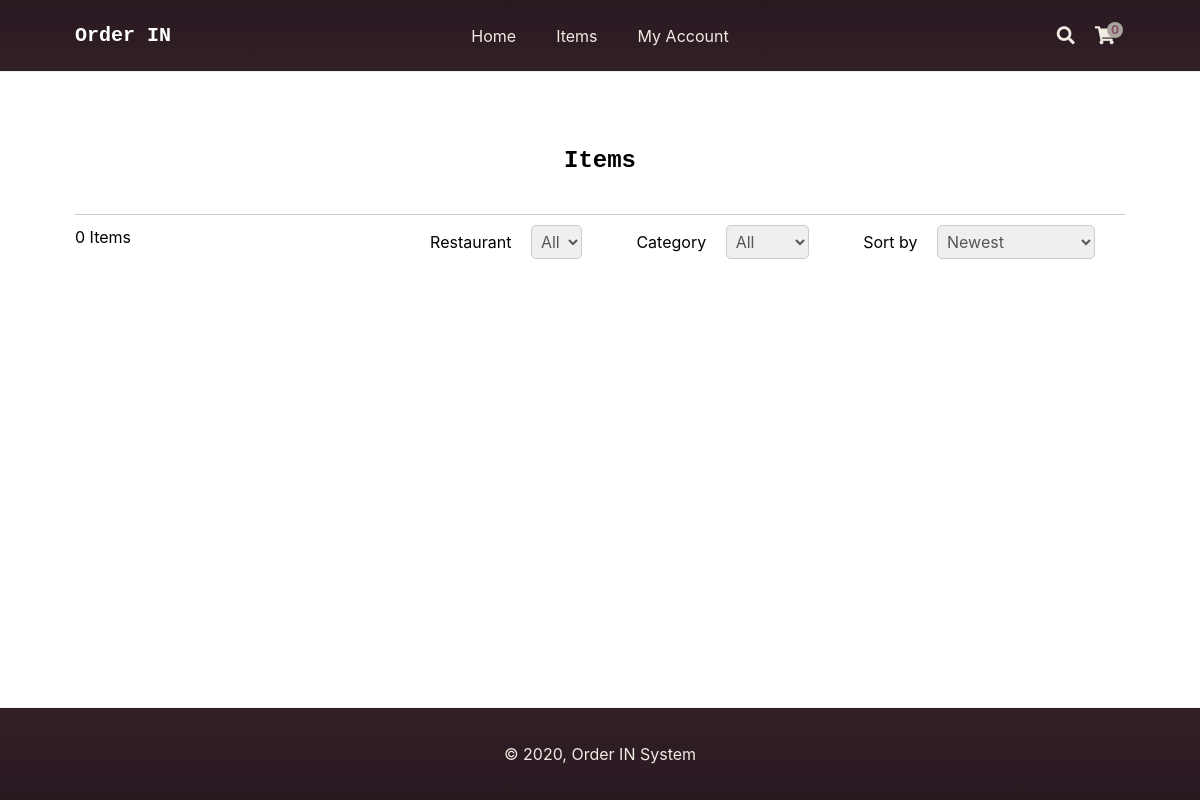
The page /index.php?page=items on the database as committed earlier.
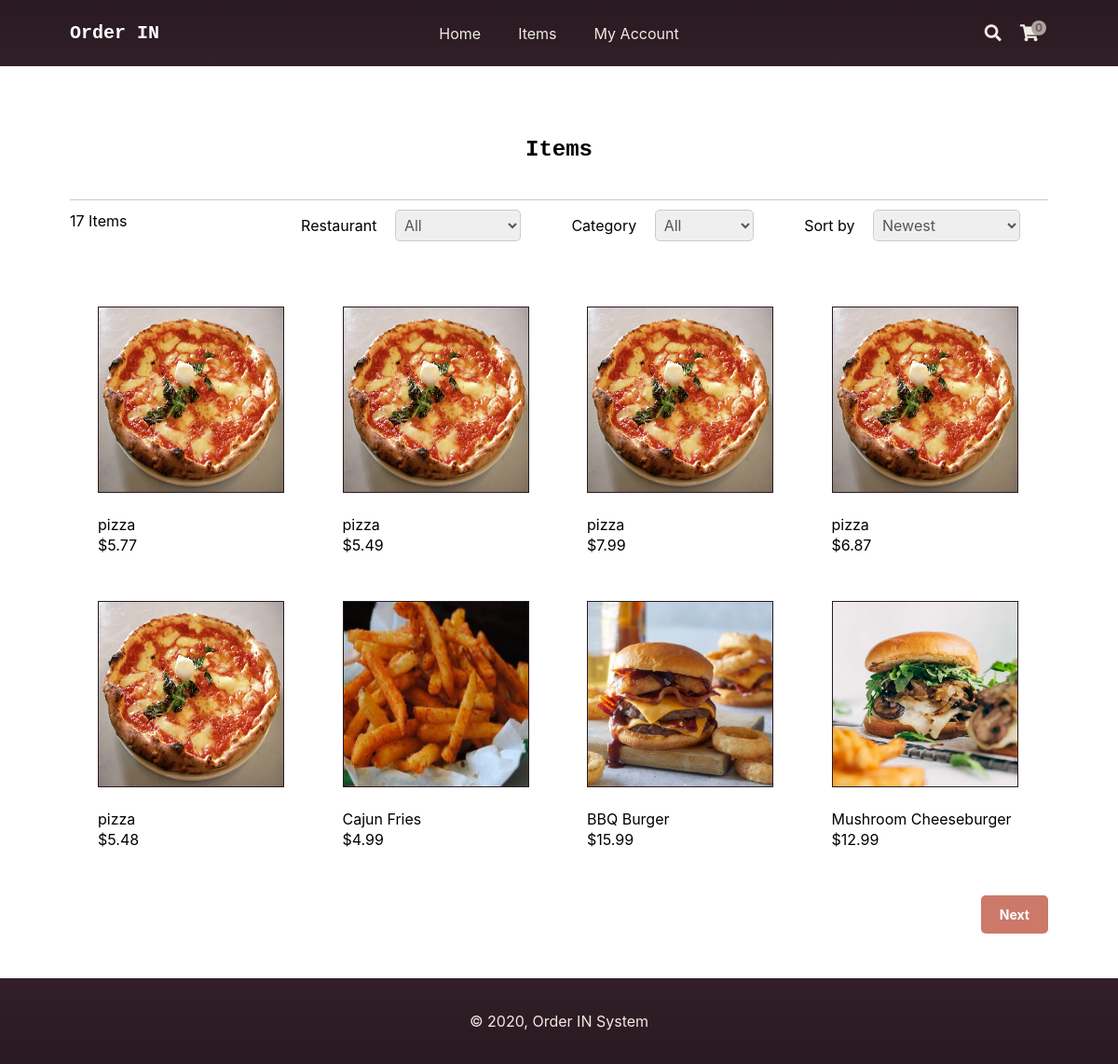
The same page on the database as committed later.
### tables this page shows
CREATE TABLE `items` (
  `id` int(11) NOT NULL,
  `name` varchar(200) NOT NULL,
  `desc` text NOT NULL,
  `price` decimal(7,2) NOT NULL,
  `rrp` decimal(7,2) NOT NULL DEFAULT 0.00,
  `quantity` int(11) NOT NULL,
  `img` text NOT NULL,
  `date_added` datetime NOT NULL DEFAULT current_timestamp()
);

### index.php (called while the page is built, shortened)
<?php
include 'functions.php';
$page = isset($_GET['page']) && file_exists($_GET['page'] . '.php') ? $_GET['page'] : 'home';
include $page . '.php';
?>

### items.php (the view, shortened to what this page needs)
<?php
$restaurant = isset($_GET['restaurant']) ? $_GET['restaurant'] : 'all';
$restaurant_sql = '';
$stmt = $pdo->query('SELECT * FROM categories');
$stmt->execute();
$category = isset($_GET['category']) ? $_GET['category'] : 'all';
$category_sql = '';
$sort = isset($_GET['sort']) ? $_GET['sort'] : 'sort3';
$num_items_on_each_page = 8;
$current_page = isset($_GET['i']) && is_numeric($_GET['i']) ? (int)$_GET['i'] : 1;
if ($sort == 'sort1') {
    $stmt = $pdo->prepare('SELECT i.* FROM items i ' . $restaurant_sql . $category_sql .  ' ORDER BY i.name ASC LIMIT :page,:num_items');
} elseif ($sort == 'sort2') {
    $stmt = $pdo->prepare('SELECT i.* FROM items i ' . $restaurant_sql . $category_sql . ' ORDER BY i.name DESC LIMIT :page,:num_items');
} elseif ($sort == 'sort3') {
    $stmt = $pdo->prepare('SELECT i.* FROM items i ' . $restaurant_sql . $category_sql . ' ORDER BY i.date_added DESC LIMIT :page,:num_items');
} elseif ($sort == 'sort4') {
    $stmt = $pdo->prepare('SELECT i.* FROM items i ' . $restaurant_sql . $category_sql . ' ORDER BY i.date_added ASC LIMIT :page,:num_items');
} else {
    $stmt = $pdo->prepare('SELECT i.* FROM items i ' . $restaurant_sql . $category_sql . ' LIMIT :page,:num_items');
}
$stmt->bindValue(':page', ($current_page - 1) * $num_items_on_each_page, PDO::PARAM_INT);
$stmt->bindValue(':num_items', $num_items_on_each_page, PDO::PARAM_INT);
$stmt->execute();
$items = $stmt->fetchAll(PDO::FETCH_ASSOC);
$stmt = $pdo->prepare('SELECT COUNT(*) FROM items i ' .$restaurant_sql . $category_sql);
$stmt->execute();
$total_items = $stmt->fetchColumn()
?>
<?=template_header('Items')?>
<div class="items content-wrapper">
    <h1>Items</h1>
    <div class="items-header">
        <p><?=$total_items?> Items</p>
        <form action="" method="get" class="items-form">
            <label class="restaurant">
                Restaurant
                <select name="restaurant">
                    <option value="all"<?=($restaurant == 'all' ? ' selected' : '')?>>All</option>
                </select>
            </label>
            <label class="category">
                Category
                <select name="category">
                    <option value="all"<?=($category == 'all' ? ' selected' : '')?>>All</option>
                </select>
            </label>
            <label class="sortby">
                Sort by
                <select name="sort">
                    <option value="sort3"<?=($sort == 'sort3' ? ' selected' : '')?>>Newest</option>
                </select>
            </label>
        </form>
    </div>
    <div class="items-wrapper">
        <?php foreach ($items as $item): ?>
        <a href="index.php?page=item&id=<?=$item['id']?>" class="item">
            <?php if (!empty($item['img']) && file_exists('imgs/' . $item['img'])): ?>
            <img src="imgs/<?=$item['img']?>" width="200" height="200" alt="<?=$item['name']?>">
            <?php endif; ?>
            <span class="name"><?=$item['name']?></span>
            <span class="price">
                <?=currency_code?><?=number_format($item['price'],2)?>
            </span>
        </a>
        <?php endforeach; ?>
    </div>
    <div class="buttons">
        <?php if ($total_items > ($current_page * $num_items_on_each_page) - $num_items_on_each_page + count($items)): ?>
        <a href="index.php?page=items&i=<?=$current_page+1?>&restaurant=<?=$restaurant?>&category=<?=$category?>&sort=<?=$sort?>">Next</a>
        <?php endif; ?>
    </div>
</div>
<?=template_footer()?>

### functions.php (shortened to what this page needs)
<?php
function template_header($title) {
$num_items_in_cart = isset($_SESSION['cart']) ? count($_SESSION['cart']) : 0;
$site_name = site_name;
$admin_link = isset($_SESSION['account_loggedin']) && $_SESSION['account_admin'] ? '<a href="admin/index.php" target="_blank">Admin</a>' : '';
$manager_link = isset($_SESSION['account_loggedin']) && $_SESSION['account_rID'] ? '<a href="manager/index.php" target="_blank">Manager</a>' : '';
$logout_link = isset($_SESSION['account_loggedin']) ? '<a title="Logout" href="index.php?page=logout"><i class="fas fa-sign-out-alt"></i></a>' : '';
echo <<<EOT
<!DOCTYPE html>
<html>
	<head>
		<meta charset="utf-8">
		<meta name="viewport" content="width=device-width,minimum-scale=1">
		<title>$title</title>
        <link rel="icon" type="image/png" href="favicon.png">
		<link href="style.css" rel="stylesheet" type="text/css">
		<link rel="stylesheet" href="https://use.fontawesome.com/releases/v5.7.1/css/all.css">
	</head>
	<body>
        <header>
            <div class="content-wrapper">
                <h1>$site_name</h1>
                <nav>
                    <a href="index.php">Home</a>
                    <a href="index.php?page=items">Items</a>
					<a href="index.php?page=myaccount">My Account</a>
                    $admin_link
                    $manager_link
                </nav>
                <div class="link-icons">
                    <div class="search">
						<i class="fas fa-search"></i>
						<input type="text" placeholder="Search...">
					</div>
                    <a href="index.php?page=cart" title="Shopping Cart">
						<i class="fas fa-shopping-cart"></i>
						<span>$num_items_in_cart</span>
					</a>
                    $logout_link
					<a class="responsive-toggle" href="#">
						<i class="fas fa-bars"></i>
					</a>
                </div>
            </div>
        </header>
        <main>
EOT;
}
function template_footer() {
$year = date('Y');
$currency_code = currency_code;
echo <<<EOT
        </main>
        <footer>
            <div class="content-wrapper">
                <p>&copy; $year, Order IN System</p>
            </div>
        </footer>
        <script>
        let currency_code = "$currency_code";
        </script>
        <script src="script.js"></script>
    </body>
</html>
EOT;
}
?>

### style.css (style rules this page uses)
* { box-sizing: border-box; font-family: -apple-system, BlinkMacSystemFont, "segoe ui", roboto, oxygen, ubuntu, cantarell, "fira sans", "droid sans", "helvetica neue", Arial, sans-serif; font-size: 16px; -webkit-font-smoothing: antialiased; -moz-osx-font-smoothing: grayscale; }
html { height: 100%; }
body { position: relative; min-height: 100%; color: #f0ece2; background-color: white; margin: 0; padding-bottom: 100px; background-image: url(imgs/background.jpg); background-size: cover; }
h1, h2, h3, h4, h5 { color: white; }
.content-wrapper { width: 1050px; margin: 0 auto; }
header { position: relative; border-bottom: 1px solid #EEEEEE; background-image: linear-gradient(#291921, #321f28); }
header .content-wrapper { display: flex; }
html header h1 { font-family: Courier Bold, Courier, Georgia, Times, Times New Roman, serif; display: flex; flex-grow: 1; flex-basis: 0; font-size: 20px; margin: 0; padding: 24px 0; }
header nav { display: flex; flex-grow: 1; flex-basis: 0; justify-content: center; align-items: center; }
header nav a { white-space: nowrap; text-decoration: none; color: #f0ece2; padding: 10px 10px; margin: 0 10px; }
header .link-icons { display: flex; flex-grow: 1; flex-basis: 0; justify-content: flex-end; align-items: center; position: relative; }
header .link-icons .search i { font-size: 18px; padding: 0 10px; cursor: pointer; }
header .link-icons a { position: relative; text-decoration: none; color: #f0ece2; padding: 0 10px; }
header .link-icons a i { font-size: 18px; }
header .link-icons a span { display: inline-block; text-align: center; background-color: #A8A59E; border-radius: 50%; color: #804F66; font-size: 12px; line-height: 16px; width: 16px; height: 16px; font-weight: bold; position: absolute; top: -4px; right: 2px; }
main .recentlyadded .items, main .items .items-wrapper { background-color:rgba(255, 255, 255, 0.92); display: flex; flex-wrap: wrap; align-items: center; padding: 30px 0 0 0; }
main .recentlyadded .items .item, main .items .items-wrapper .item { display: block; overflow: hidden; text-decoration: none; width: 25%; padding-left: 30px; padding-bottom: 50px; }
main .recentlyadded .items .item img, main .items .items-wrapper .item img { border: 1px solid #291921; transform: scale(1); transition: transform 1s; }
main .recentlyadded .items .item .name, main .items .items-wrapper .item .name { display: block; color: black; padding: 20px 0 2px 0; }
main .recentlyadded .items .item .price, main .items .items-wrapper .item .price { display: block; color: black; }
main > .items h1 { display: block; font-weight: strong; font-family: Rockwell, Courier Bold, Courier, Georgia, Times, Times New Roman, serif; margin: 35px 0 0; padding: 40px 0; font-size: 24px; text-align: center; width: 100%; background-color:rgba(255, 255, 255, 0.92); color: black; border-bottom: 1px solid #CCC8C8; }
main > .items .items-header { display: flex; justify-content: space-between; align-items: center; padding-bottom: 40px; background-color:rgba(255, 255, 255, 0.92); color: black; }
main > .items .items-header p { margin: 0; }
main > .items .items-header label { padding-left: 20px; padding-top: 8px; color: black; }
main > .items .items-header select { padding: 5px; margin-left: 15px; margin-right: 30px; margin-top: 10px; border: 1px solid #ccc; color: #555555; border-radius: 5px; }
main > .items .buttons { text-align: right; padding-bottom: 40px; }
main > .items .buttons a { display: inline-block; text-decoration: none; margin-left: 5px; padding: 12px 20px; border: 0; background: #CC796A; color: #FFFFFF; font-size: 14px; font-weight: bold; border-radius: 5px; }
footer { background-image: linear-gradient(#321f28, #291921); position: absolute; bottom: 0; border-top: 1px solid #EEEEEE; padding: 20px 0; width: 100%; text-align: center; }

Rows that differ between the two databases and show on the page:
added items: img+name (picture), name "pizza", price "5.77"
added items: img+name (picture), name "pizza", price "5.49"
added items: img+name (picture), name "pizza", price "7.99"
added items: img+name (picture), name "pizza", price "6.87"
added items: img+name (picture), name "pizza", price "5.48"
added items: img (picture), name "Cajun Fries", price "4.99"
added items: img (picture), name "BBQ Burger", price "15.99"
added items: img (picture), name "Mushroom Cheeseburger", price "12.99"
Other text that changed with them:
$total_items: "0" → "17"
text now shown: "Next"
